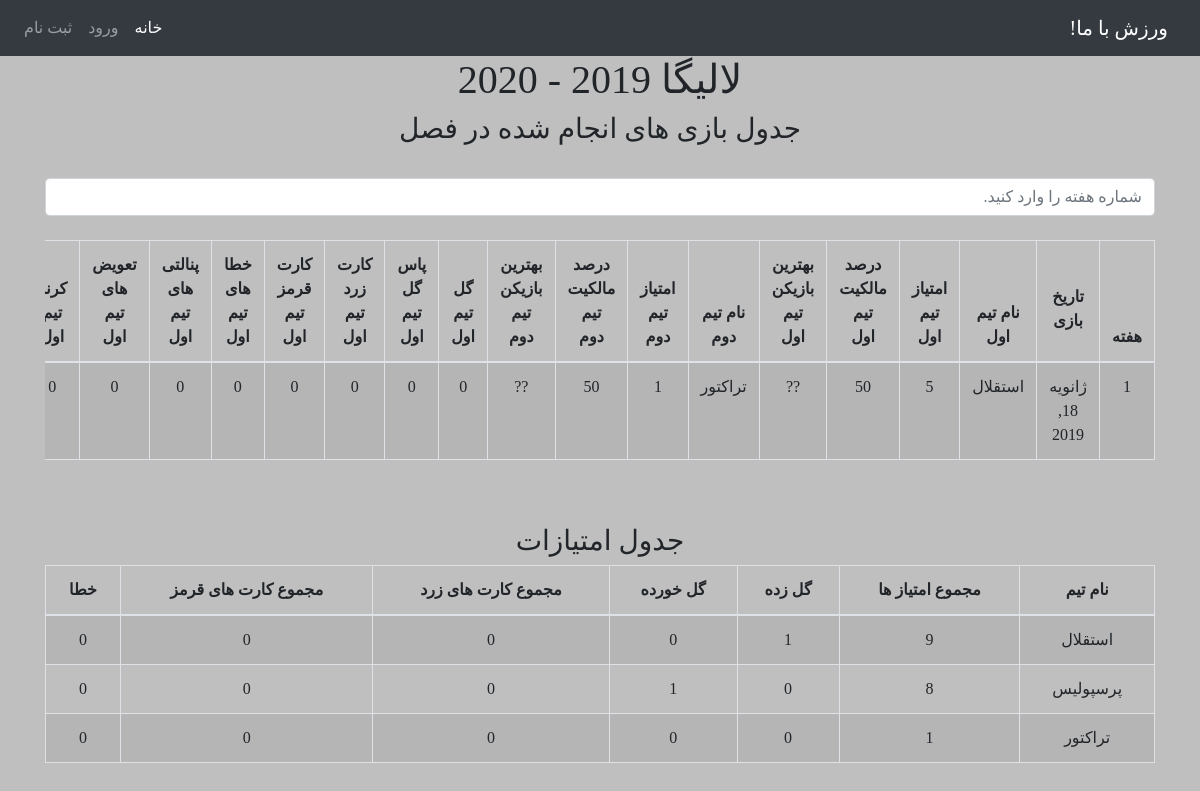
Page /3/football/league_detail on the earlier database version.
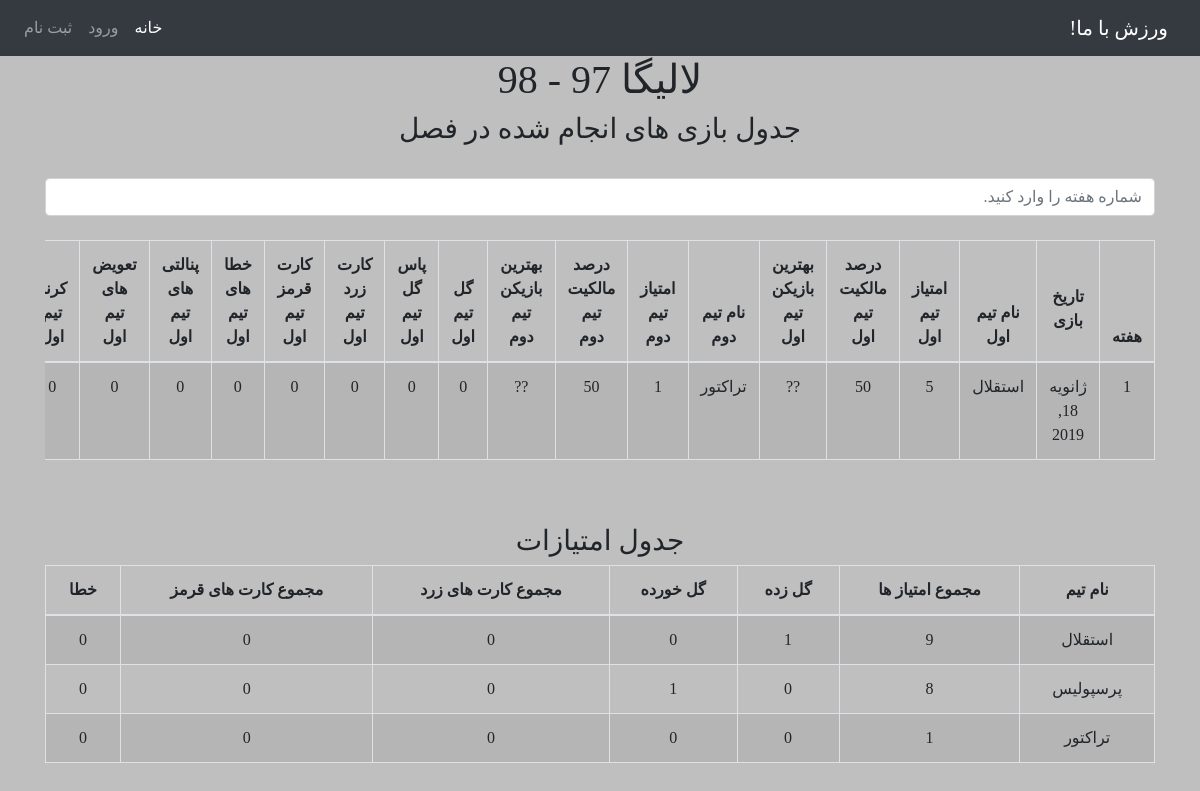
Same page on the later database version.
### sport/models/football_models.py (models this page shows)
class FootballLeague(League):
    class Meta:
        verbose_name = _('لیگ فوتبال')
        verbose_name_plural = _('لیگ های فوتبال')

### sport/views/football_views.py (the view)
# urls.py: path('<int:league_id>/football/league_detail', football_league_detail, name='league_detail_football'),
def football_league_detail(request, league_id):
    league = get_object_or_404(FootballLeague, pk=league_id)
    try:
        teams_score_card = get_score_card_of_league_football(league)
    except :
        teams_score_card = []
    try:
        games_separated_by_weeks = separate_by_week_football(league)
    except:
        games_separated_by_weeks =[]
    details_of_games_separated_by_weeks = []
    for gw in games_separated_by_weeks:
        details_of_games_of_current_week = []
        for g in gw:
            details = get_details_of_game_football(g)
            details_of_games_of_current_week.append(details)
        details_of_games_separated_by_weeks.append(details_of_games_of_current_week)
    context = {
        'league': league,
        'details_of_games_separated_by_weeks': details_of_games_separated_by_weeks,
        'teams_score_card': teams_score_card
    }
    return render(request, 'sport/football/football_league_detail.html', context)

### sport/template_tags/custom_tags.py (called while the page is built)
@register.filter
def get_item(dictionary, key):
    return dictionary.get(key)

### sport/views/football_views.py (called while the page is built)
def get_details_of_game_football(game):
    teams = game.footballteaminfootballgame_set.all()
    team = teams[0].team
    events = get_events_by_game_and_team_football(game, team)
    first_team_details = get_details_football(events)
    team = teams[1].team
    events = get_events_by_game_and_team_football(game, team)
    second_team_details = get_details_football(events)
    details = {
        'game': game,
        'teams': teams,
        'first_team_details': first_team_details,
        'second_team_details': second_team_details
    }
    return details

def get_events_by_game_and_team_football(game, team):
    events_ = game.footballevent_set.all()
    events = []
    for e in events_:
        if e.doer.team == team:
            events.append(e)
    return events

### sport/templates/sport/football/football_league_detail.html (shortened to what the changed rows need)
{% extends 'base.html' %}
{% block content %}
    <head>
    </head>
    <body>
    {% load custom_tags %}
    <h1>{{ league.name }} {{ league.year }} - {{ league.year|add:1 }}</h1>
    <div class="container">
        <h3>جدول بازی های انجام شده در فصل</h3>
        <br>
        <input class="form-control" type="text" id="myInput" onkeyup="myFunction()"
               placeholder="شماره هفته را وارد کنید.">
        <br>
        <div class="table-responsive">
            <table class="table table-bordered table-striped" id="myTable">
                <thead>
                <tr>
                    <th>هفته</th>
                    <th><p>تاریخ بازی</p></th>
                    <th>نام تیم اول</th>
                    <th>امتیاز تیم اول</th>
                    <th>درصد مالکیت تیم اول</th>
                    <th>بهترین بازیکن تیم اول</th>
                    <th>نام تیم دوم</th>
                    <th>امتیاز  تیم دوم</th>
                    <th>درصد مالکیت تیم دوم</th>
                    <th>بهترین بازیکن تیم دوم</th>
                    <th>گل تیم اول</th>
                    <th>پاس گل تیم اول</th>
                    <th>کارت زرد تیم اول</th>
                    <th>کارت قرمز تیم اول</th>
                    <th>خطا های تیم اول</th>
                    <th>پنالتی های تیم اول</th>
                    <th>تعویض های تیم اول</th>
                    <th>کرنر تیم اول</th>
                </tr>
                </thead>
            </table>
        </div>
    </div>
   <br>
    <br>
    <div class="container">
            <h3>جدول امتیازات</h3>
        <table id="example"
               class="table table-striped table-inverse table-bordered table-hover" cellspacing="0"
               width="100%">
            <thead>
            <tr>
                <th>نام تیم</th>
                <th>مجموع امتیاز ها</th>
                <th>گل زده</th>
                <th> گل خورده</th>
                <th> مجموع کارت های زرد</th>
                <th> مجموع کارت های قرمز</th>
                 <th> خطا</th>
            </tr>
            </thead>
        </table>
    </div>
    </body>
{% endblock %}

Differences in the rows shown:
changed FootballLeague "لالیگا": year|add "2020" → "98"
